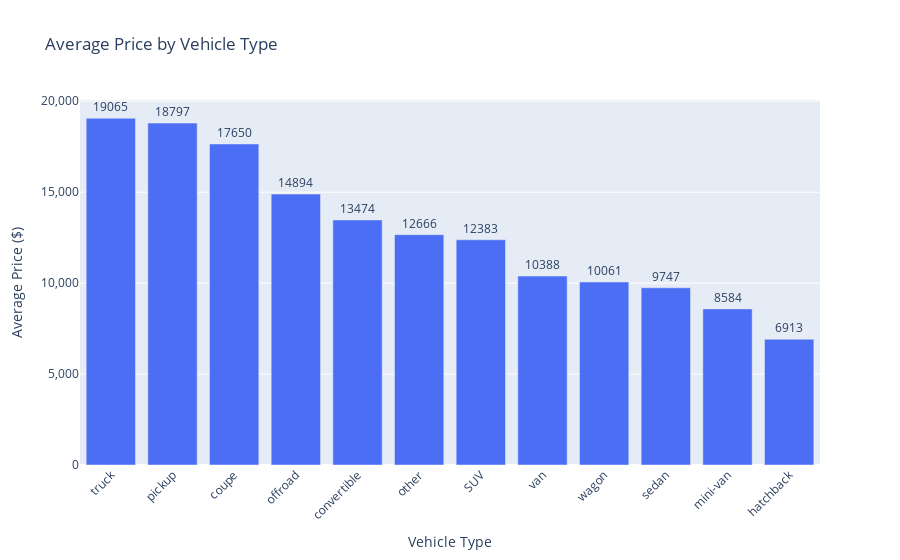

The cell this chart's notebook holds for it:
### Markdown cell above
### 3.4. Hypothesis 4: Vehicle type influences pricing — e.g., SUVs and trucks may be priced higher than sedans.

### Code cell
import plotly.express as px
import pandas as pd

# Group and sort average prices by vehicle type
avg_price_by_type = df.groupby('type')['price'].mean().reset_index()
avg_price_by_type = avg_price_by_type.sort_values(by='price', ascending=False)

# Round the average prices to whole numbers
avg_price_by_type['price'] = avg_price_by_type['price'].round(0)

# Create the bar chart
fig = px.bar(
    avg_price_by_type,
    x='type',
    y='price',
    text='price',  # show price on each bar
    title='Average Price by Vehicle Type',
    labels={'price': 'Average Price ($)', 'type': 'Vehicle Type'}
)

# Update the chart layout and appearance
fig.update_traces(
    texttemplate='%{text:.0f}',  # format text as integer
    textposition='outside',      # place labels outside bars
    marker_color='#4C6EF5'   
)

fig.update_layout(
    xaxis_title='Vehicle Type',
    yaxis_title='Average Price ($)',
    yaxis_tickformat=',.0f',     # format y-axis ticks with commas
    xaxis_tickangle=-45,         # rotate x-axis labels for readability
    uniformtext_minsize=8,
    uniformtext_mode='hide'
)

fig.show()

### Figure 1 — Plotly figure (JSON) as saved in the notebook; plotly's stock layout.template omitted (floating-point values rounded to 4 significant figures)
{"data": [{"alignmentgroup": "True", "hovertemplate": "Vehicle Type=%{x}<br>Average Price ($)=%{text}<extra></extra>", "legendgroup": "", "marker": {"color": "#4C6EF5", "pattern": {"shape": ""}}, "name": "", "offsetgroup": "", "orientation": "v", "showlegend": false, "text": [19065, 18797, 17650, 14894, 13474, 12666, 12383, 10388, 10061, 9747, 8584, 6913], "textposition": "outside", "texttemplate": "%{text:.0f}", "type": "bar", "x": ["truck", "pickup", "coupe", "offroad", "convertible", "other", "SUV", "van", "wagon", "sedan", "mini-van", "hatchback"], "xaxis": "x", "y": [19065, 18797, 17650, 14894, 13474, 12666, 12383, 10388, 10061, 9747, 8584, 6913], "yaxis": "y"}], "layout": {"barmode": "relative", "legend": {"tracegroupgap": 0}, "title": {"text": "Average Price by Vehicle Type"}, "uniformtext": {"minsize": 8, "mode": "hide"}, "xaxis": {"anchor": "y", "domain": [0, 1], "tickangle": -45, "title": {"text": "Vehicle Type"}}, "yaxis": {"anchor": "x", "domain": [0, 1], "tickformat": ",.0f", "title": {"text": "Average Price ($)"}}}}
